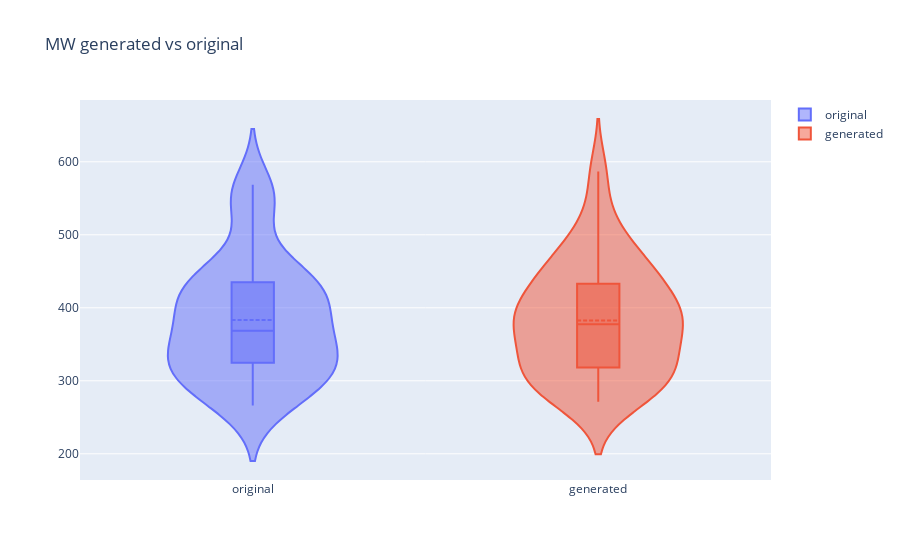
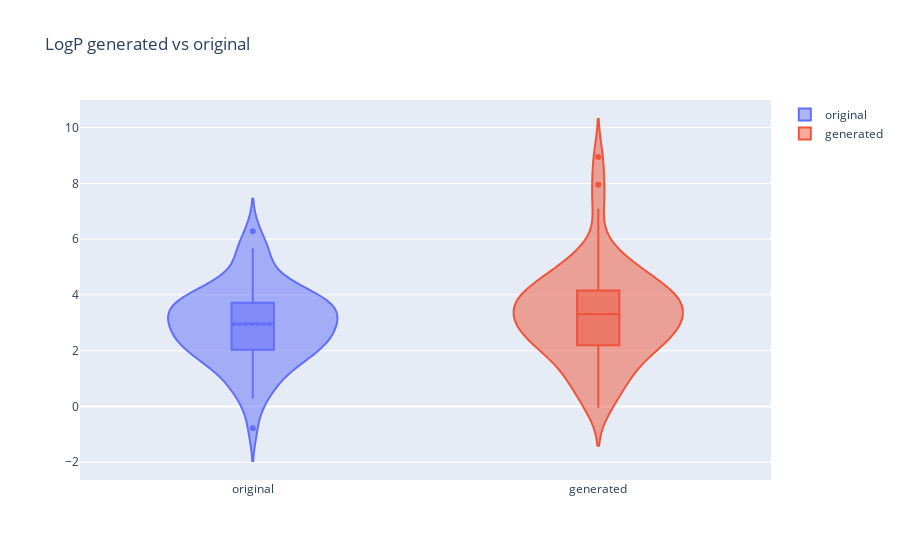

The code cell stored with these charts, in order, in its notebook:
### Code cell
# fig1 = plt.figure(figsize=(12, 6))

# ax1 = fig1.add_subplot(1, 2, 1)
# ax1.violinplot([props['MW']['original'], props['MW']['generated']])
# ax1.set_xticks(ticks=[1, 2])
# ax1.set_xticklabels(labels=['original', 'generated'])
# ax1.set_title('MW')

# ax2 = fig1.add_subplot(1, 2, 2)
# ax2.violinplot([props['LogP']['original'], props['LogP']['generated']])
# ax2.set_xticks(ticks=[1, 2])
# ax2.set_xticklabels(labels=['original', 'generated'])
# ax2.set_title('cLogP')

# plt.tight_layout()

# plot violin with plotly MW generated vs original
fig2 = go.Figure()
fig2.add_trace(go.Violin(x=['original'] * len(props['MW']['original']), y=props['MW']['original'], name='original', box_visible=True, meanline_visible=True))
fig2.add_trace(go.Violin(x=['generated'] * len(props['MW']['generated']), y=props['MW']['generated'], name='generated', box_visible=True, meanline_visible=True))
fig2.update_layout(
    title="MW generated vs original",
    xaxis_title="",
    yaxis_title="",
    legend_title="",
)
fig2.show()

# plot violin with plotly LogP generated vs original
fig3 = go.Figure()
fig3.add_trace(go.Violin(x=['original'] * len(props['LogP']['original']), y=props['LogP']['original'], name='original', box_visible=True, meanline_visible=True))
fig3.add_trace(go.Violin(x=['generated'] * len(props['LogP']['generated']), y=props['LogP']['generated'], name='generated', box_visible=True, meanline_visible=True))
fig3.update_layout(
    title="LogP generated vs original",
    xaxis_title="",
    yaxis_title="",
    legend_title="",
)
fig3.show()

### Figure 1 — Plotly figure (JSON) as saved in the notebook; plotly's stock layout.template omitted (floating-point values rounded to 4 significant figures)
{"data": [{"box": {"visible": true}, "meanline": {"visible": true}, "name": "original", "type": "violin", "x": ["original", "original", "original", "original", "original", "original", "original", "original", "original", "original", "original", "original", "original", "original", "original", "original", "original", "original", "original", "original", "original", "original", "original", "original", "original", "original", "original", "original", "original", "original", "original", "original", "original", "original", "original", "original", "original", "original", "original", "original", "original", "original", "original", "original", "original", "original", "original", "original", "original", "original", "original", "original", "original", "original", "original", "original", "original", "original", "original"], "y": [387.5, 433.5, 449.3, 558.7, 435.5, 305.4, 443.5, 305.2, 387.5, 408.5, 327.8, 568.7, 297.3, 440.6, 357.4, 358.4, 414.5, 550.0, 365.8, 323.9, 358.4, 401.4, 427.5, 457.6, 439.6, 315.4, 285.7, 266.3, 407.3, 442.5, 270.2, 546.6, 368.4, 554.0, 300.4, 407.3, 282.3, 407.3, 327.4, 332.4, 427.5, 387.5, 365.2, 437.5, 548.7, 291.4, 299.7, 326.8, 498.5, 412.5, 310.3, 335.4, 370.4, 327.8, 338.2, 334.9, 276.3, 269.2, 333.4]}, {"box": {"visible": true}, "meanline": {"visible": true}, "name": "generated", "type": "violin", "x": ["generated", "generated", "generated", "generated", "generated", "generated", "generated", "generated", "generated", "generated", "generated", "generated", "generated", "generated", "generated", "generated", "generated", "generated", "generated", "generated", "generated", "generated", "generated", "generated", "generated", "generated", "generated", "generated", "generated", "generated", "generated", "generated", "generated", "generated", "generated", "generated", "generated", "generated", "generated", "generated", "generated", "generated", "generated", "generated", "generated", "generated", "generated", "generated", "generated", "generated", "generated", "generated", "generated", "generated", "generated", "generated", "generated", "generated", "generated"], "y": [465.5, 385.4, 326.8, 502.6, 354.4, 314.4, 383.4, 581.6, 343.4, 281.3, 456.7, 338.3, 451.5, 296.3, 316.4, 421.5, 519.7, 374.5, 392.9, 420.3, 425.4, 271.3, 377.4, 305.7, 413.5, 295.3, 435.5, 387.2, 454.6, 344.4, 401.5, 344.5, 515.7, 376.9, 386.4, 273.4, 392.3, 283.2, 323.4, 443.5, 394.5, 315.7, 280.4, 327.4, 475.5, 475.6, 324.9, 290.3, 440.6, 282.3, 421.5, 468.6, 397.4, 586.8, 282.3, 377.4, 370.4, 371.4, 312.8]}], "layout": {"legend": {"title": {"text": ""}}, "title": {"text": "MW generated vs original"}, "xaxis": {"title": {"text": ""}}, "yaxis": {"title": {"text": ""}}}}

### Figure 2 — Plotly figure (JSON) as saved in the notebook; plotly's stock layout.template omitted (floating-point values rounded to 4 significant figures)
{"data": [{"box": {"visible": true}, "meanline": {"visible": true}, "name": "original", "type": "violin", "x": ["original", "original", "original", "original", "original", "original", "original", "original", "original", "original", "original", "original", "original", "original", "original", "original", "original", "original", "original", "original", "original", "original", "original", "original", "original", "original", "original", "original", "original", "original", "original", "original", "original", "original", "original", "original", "original", "original", "original", "original", "original", "original", "original", "original", "original", "original", "original", "original", "original", "original", "original", "original", "original", "original", "original", "original", "original", "original", "original"], "y": [2.362, 2.682, 5.289, 3.281, 2.018, 2.086, 3.67, 0.2882, 2.314, 2.583, 4.011, 1.894, 3.949, 5.675, 3.699, 2.505, 3.369, 1.487, 2.083, 5.127, 2.891, 2.371, 3.863, 3.717, 6.28, 1.216, -0.783, 1.841, 3.259, 2.651, 2.577, 0.8687, 4.529, 1.82, 5.603, 1.47, 3.706, 3.259, 0.717, 4.196, 1.163, 2.362, 0.2999, 2.73, 2.019, 3.636, 3.233, 3.723, 3.978, 3.518, 4.342, 2.974, 3.148, 2.705, 1.598, 4.341, 3.851, 3.17, 3.267]}, {"box": {"visible": true}, "meanline": {"visible": true}, "name": "generated", "type": "violin", "x": ["generated", "generated", "generated", "generated", "generated", "generated", "generated", "generated", "generated", "generated", "generated", "generated", "generated", "generated", "generated", "generated", "generated", "generated", "generated", "generated", "generated", "generated", "generated", "generated", "generated", "generated", "generated", "generated", "generated", "generated", "generated", "generated", "generated", "generated", "generated", "generated", "generated", "generated", "generated", "generated", "generated", "generated", "generated", "generated", "generated", "generated", "generated", "generated", "generated", "generated", "generated", "generated", "generated", "generated", "generated", "generated", "generated", "generated", "generated"], "y": [3.911, 2.693, 3.31, 4.475, 3.355, 2.006, -0.0454, 8.941, 3.129, 2.128, 7.09, 2.887, 2.641, 4.267, 3.555, 2.762, 4.38, 2.839, 3.159, 4.173, 5.008, 1.244, 2.193, 1.898, 3.473, 1.321, 2.805, 4.909, 5.093, 2.014, 1.304, 4.389, 7.947, 3.458, 1.084, 2.17, 3.176, 4.088, 2.451, 3.327, 2.408, 3.038, 4.864, 0.3799, 4.118, 3.912, 3.99, 3.889, 5.675, 3.787, 2.511, 5.496, 0.7534, 3.719, 1.11, 2.193, 4.692, 0.1581, 3.774]}], "layout": {"legend": {"title": {"text": ""}}, "title": {"text": "LogP generated vs original"}, "xaxis": {"title": {"text": ""}}, "yaxis": {"title": {"text": ""}}}}
